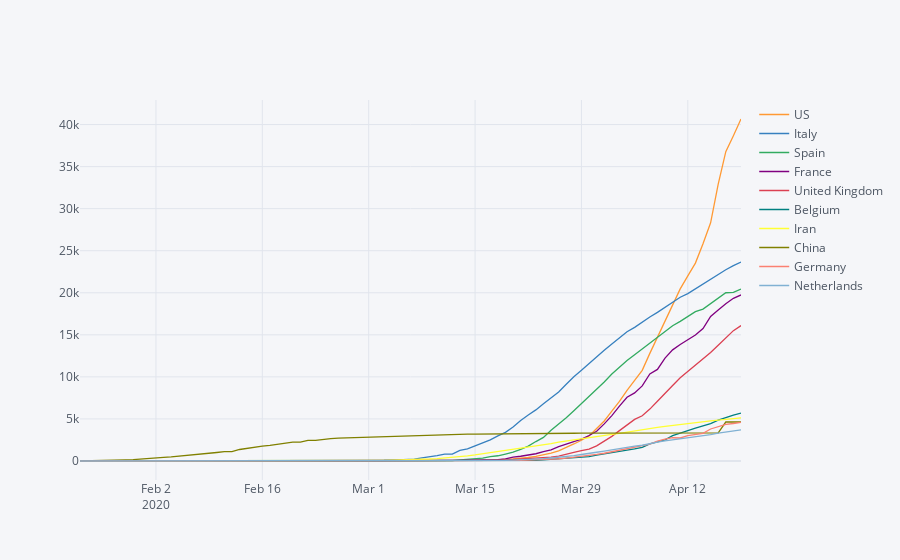

This figure's notebook cell:
### Markdown cell above
### Number of deaths (top 10 countries)

### Code cell
latest_data = deaths_df[deaths_df.index==latest_date]
top_10_deaths = latest_data.apply(pd.Series.nlargest,axis=1,n=10).columns
deaths_df[top_10_deaths].iplot()
